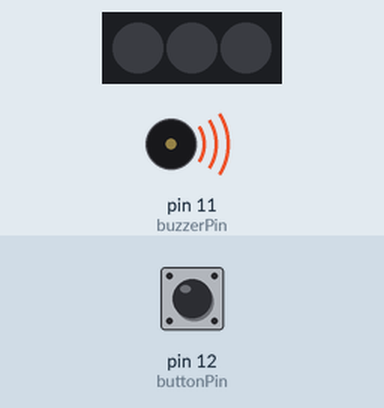
The sketch below on a simulated Arduino Uno, built with avr-gcc and run on an emulated ATmega328P. Shown: 3 RGB LEDs in strip order, left to right, buzzer (waves = sounding). The test bench sets the inputs (shaded band); at power-on: pin 12 (buttonPin) HIGH. Dim RGB values are drawn brighter than linear.

Above: at 0.18 s.
At 0.95 s:
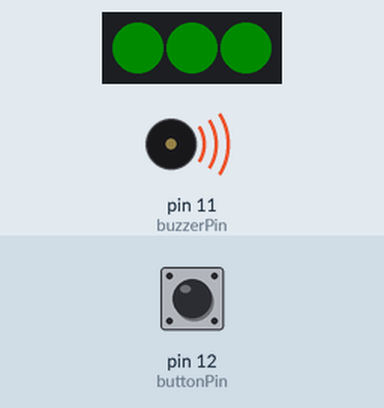
At 19.48 s:
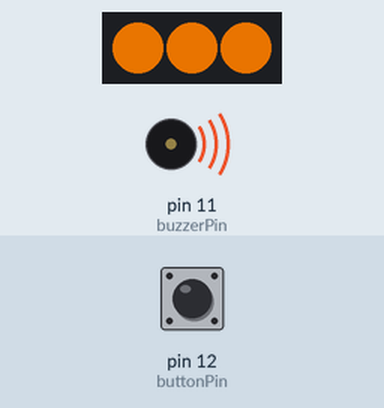
At 34.44 s:
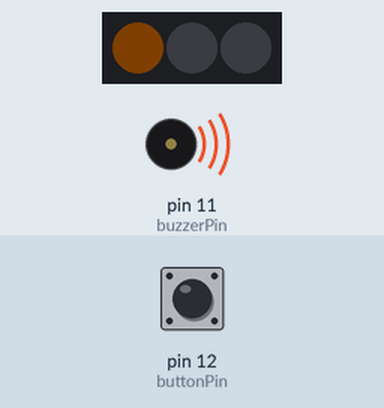
At 36.24 s:
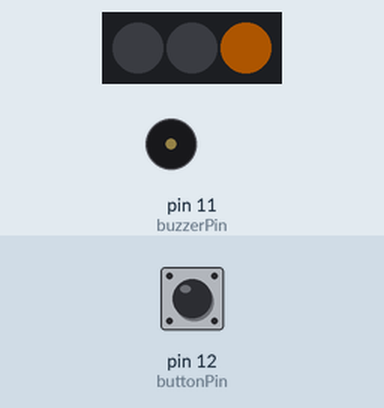
At 39.56 s:
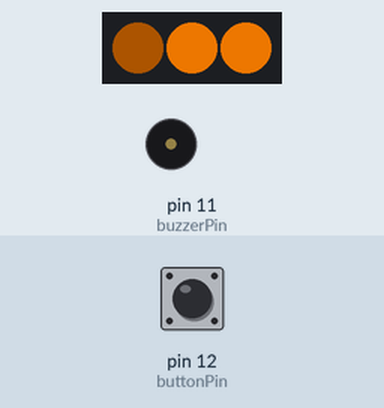
Timing chart, 0 to 40.0 s (numbered marks = the images above):
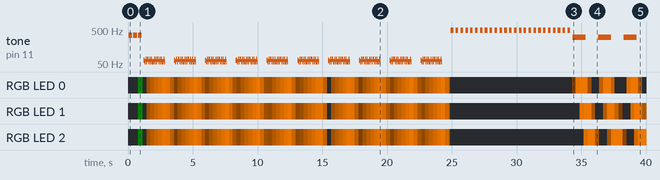

The sketch:

BIS_Exc5_Haptic.ino
```cpp
#include <Adafruit_NeoPixel.h>

#define PIXEL_PIN 6
#define PIXEL_COUNT 3
#define DELAYVAL 500

Adafruit_NeoPixel strip(PIXEL_COUNT, PIXEL_PIN, NEO_GRB + NEO_KHZ800);

const int buttonPin = 12;
const int buzzerPin = 11;
int state = 0;

void setup() {
  strip.begin(); // Initialize NeoPixel strip object (REQUIRED)
  strip.show();  // Initialize all pixels to 'off'
  pinMode(buzzerPin, OUTPUT);
}

void ok (void) {
  for (int i = 0; i < 3; i++){
    for (int i = 0; i < 100; i++){
      colorWipe(strip.Color(  0, i,   0), 0);
      digitalWrite(buzzerPin, HIGH);
      delay(1);
      digitalWrite(buzzerPin, LOW);
      delay(1);
      }
    for (int i = 100; i > 0; i--){
      colorWipe(strip.Color(  0, i,   0), 0);
      }
      colorWipe(strip.Color(  0, 0,   0), 0);
  }
}


void warning(void) {
  for (int i = 0; i < 10; i++){
    for (int i = 0; i < 100; i++){
      colorWipe(strip.Color(  i*2, i,   0), 2);
      digitalWrite(buzzerPin, HIGH);
      delay(5);
      digitalWrite(buzzerPin, LOW);
      delay(5);
      }
    for (int i = 100; i > 0; i--){
      colorWipe(strip.Color(  i*2, i,   0), 2);
      }
      colorWipe(strip.Color(  0, 0,   0), 0);
  }
}

void error(void) {

  for (int i = 0; i < 25; i++){
      for (int f = 0; f < 100; f++) {
        digitalWrite(buzzerPin, HIGH);
        delay(1);
        digitalWrite(buzzerPin, LOW);
        delay(1);
        }
    for (int i = 0; i < 100; i++){
      colorWipe(strip.Color(  i, 0,   0), 0);
      }
    for (int i = 100; i > 0; i--){
      colorWipe(strip.Color(  i, 0,   0), 0);
      }
      colorWipe(strip.Color(  0, 0,   0), 0);
  }
}

void busy(void) {
  for(int k = 0; k < 4; k++){
    for(int i = 0; i < PIXEL_COUNT; i++) { // For each pixel in strip...
      for (int j = 0; j < 100; j++){
        strip.setPixelColor(i, j*2, j, 0); //(pixel position, red, green, blue)
        strip.show();
        digitalWrite(buzzerPin, HIGH);
        delay(2);
        digitalWrite(buzzerPin, LOW);
        delay(1);
      }
    }
      for(int i = 0; i < PIXEL_COUNT; i++) { // For each pixel in strip...
      for (int j = 100; j > -1; j--){
        strip.setPixelColor(i, j, j/2, 0); //(pixel position, red, green, blue)
        strip.show();
        delay(3);
      }
    }
  }
  colorWipe(strip.Color(  0, 0,   0), 0);
}

int next_state(void) {
  while (digitalRead(buttonPin) == 0) {
    delay(0);
    // wait here till button is pressed
  }
  state++;
  if (state == 4) { state = 0; }
}

void loop() {
  switch (state) {
    case 0: ok();         next_state();   break;
    case 1: warning();    next_state();   break;
    case 2: error();      next_state();   break;
    case 3: busy();       next_state();   break;
  }
}

void colorWipe(uint32_t color, int wait) {
  for(int i=0; i<strip.numPixels(); i++) { // For each pixel in strip...
    strip.setPixelColor(i, color);         //  Set pixel's color (in RAM)
    strip.show();                          //  Update strip to match
    delay(wait);                           //  Pause for a moment
  }
}
```

Measured:
- by itself, RGB LED 0: off → RGB(0, 11, 0) at 0.78 s, → off 0.34 s later, → RGB(36, 18, 0) 0.30 s later, → RGB(72, 36, 0) 0.30 s later, … (94 changes in this stretch)
- by itself, RGB LED 1: off → RGB(0, 11, 0) at 0.78 s, → off 0.34 s later, → RGB(34, 17, 0) 0.30 s later, → RGB(70, 35, 0) 0.30 s later, … (93 changes in this stretch)
